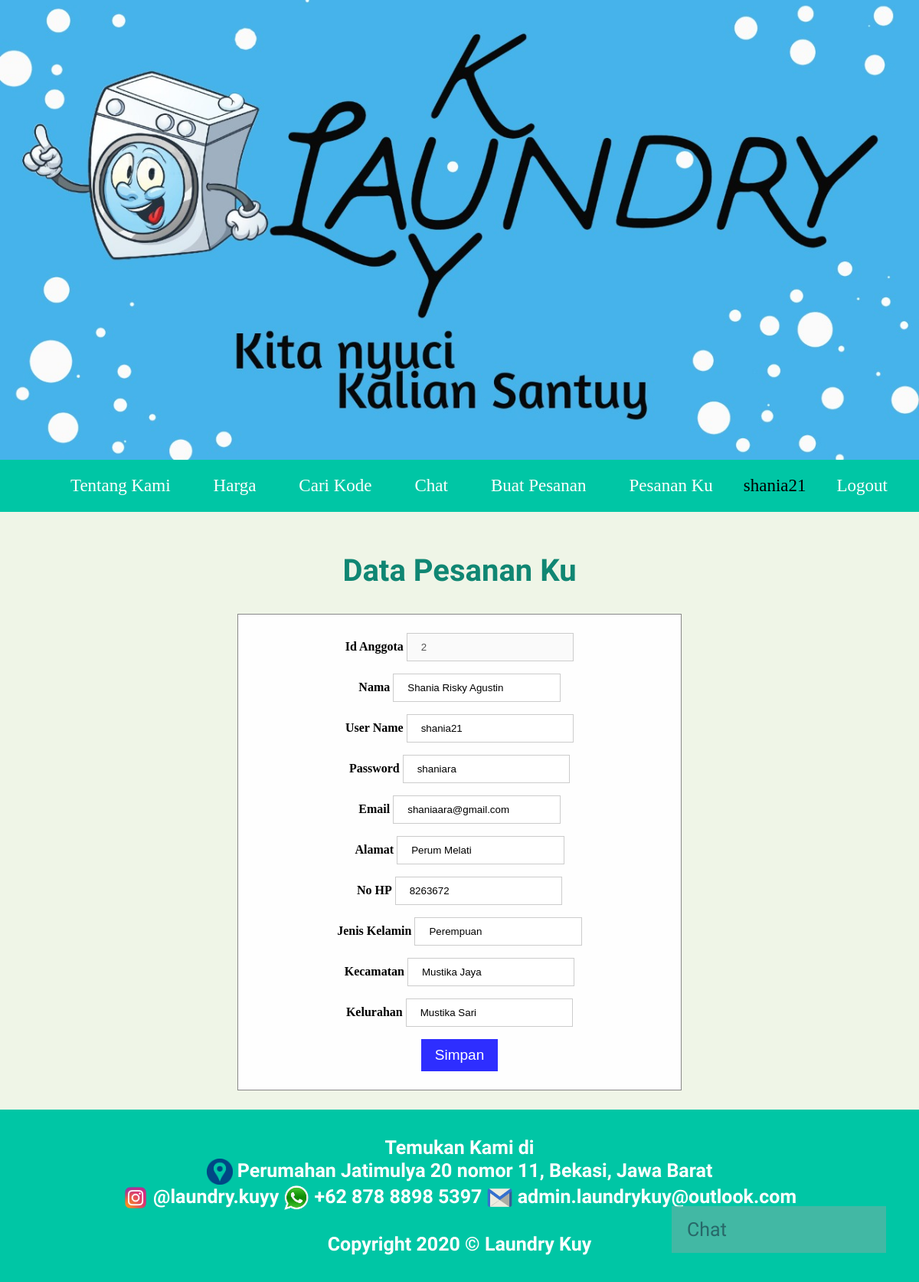
The app's page /dataku.php (signed in) with its own data.
### tables this page shows
CREATE TABLE `anggota` (
  `nama` varchar(250) NOT NULL,
  `uname` varchar(250) NOT NULL,
  `pass` varchar(250) NOT NULL,
  `alamat` varchar(200) NOT NULL,
  `jk` char(250) NOT NULL,
  `email` varchar(250) NOT NULL,
  `id_anggota` varchar(250) NOT NULL,
  `no_hp` varchar(250) NOT NULL,
  `kec` varchar(250) NOT NULL,
  `kel` varchar(250) NOT NULL
);

### rsa-func.php (called while the page is built, shortened)
<?php
$p = 97;
$q = 113;
$n = $p * $q;
$totient = ($p - 1) * ($q - 1);
$e = cari_e($totient);
$d = cari_d($e, $totient);
function gcd($e, $totient) {
    $y = $e;
    $x = $totient;
    while(bccomp($y, 0) != 0) {
        $w = $x % $y;
        $x = $y;
        $y = $w;
    }
return $x;
}
function cari_d($Ee, $Em) {
    $u1 = 1;
    $u2 = 0;
    $u3 = $Em;
    $v1 = 0;
    $v2 = 1;
    $v3 = $Ee;
    while ($v3 != 0) {
        $qq	= floor($u3 / $v3);
        $t1	= $u1	- ($qq * $v1);
        $t2	= $u2	- ($qq * $v2);
        $t3	= $u3	- ($qq * $v3);
        $u1	= $v1;
        $u2	= $v2;
        $u3	= $v3;
        $v1	= $t1;
        $v2	= $t2;
        $v3	= $t3;
    }
    $vv = $u2;
    if ($vv < 0) {
        $inverse = $vv + $Em;
    } else {
        $inverse = $vv;
    }
return $inverse;
}
function cari_e($totient) {
    $e = 3;
    if(bccomp(gcd($e, $totient), 1) != 0) {
        $e = 5;
    }
return $e;
}
function decode($encode, $d, $n) {
    $isiteks = "";
    $char = explode(" ", $encode);
    $jmlchar = count($char);
    for($i=0; $i<$jmlchar; $i++) {
        $code = bcpowmod($char[$i], $d, $n);
        while(bccomp($code, "0") != 0) {
            $ascii = $code % 256;
            $code = floor($code / 256);
            $isiteks .= chr($ascii);
        }
    }
return $isiteks;
}
?>

### dataku.php (the view, shortened to what this page needs)
<?php
    include('rsa-func.php');
?>
<!DOCTYPE html>
<html>
    <head>
        <link rel="stylesheet" href="aset/styles/styles.css">
        <link rel="stylesheet" href="aset/styles/chat.css">
        <link rel="stylesheet" href="aset/styles/login.css">
    </head>
    <body>
        <header>
            <div class="awalan">
            </div>
            <nav class="navigasi">
                <ul>
                    <li><a href="index_user.php#tentang-kami"> Tentang Kami </a></li>
                    <li><a href="index_user.php#harga"> Harga </a></li>
                    <li><a href="index_user.php#cari-kode"> Cari Kode </a> </li>
                    <li><a href="chat-bot.php"> Chat </a> </li>
                    <li> <a href="buat_pesanan.php"> Buat Pesanan </a> </li>
                    <li><a href="pesananku.php">Pesanan Ku</a></li>
                    <li><?php echo decode($_SESSION['uname'], $d, $n); ?></li>
                    <li> <a href="logout.php"> Logout </a> </li>
                </ul>
            </nav>
        </header>
        <main>
            <div id="konten">
                <h2> Data Pesanan Ku </h2>
                        <?php
                            $db = mysqli_connect("localhost", "root", "");
                            mysqli_select_db($db, 'laundrykuy');
                                $unm = $_SESSION['uname'];
                                $query = " select * from anggota where uname = '$unm'";
                                $query_run = mysqli_query($db, $query);
                                foreach($query_run as $row){
                                $did = decode($row["id_anggota"], $d, $n);
                                $dnm = decode($row["nama"], $d, $n);
                            ?>
                                <form class="modal-content animate" action="" method="POST">
                                  <div class="container animate">
                                    <label for="uname"> <b> Id Anggota </b> </label>
                                    <input type = "text" name = "eid_anggota" disabled value = "<?php echo $did; ?>">
                                    <br>
                                    <label for="uname"><b>Nama</b></label>
                                    <input type="text" name="enama" value="<?php echo $dnm; ?>">
                                    <br>
                                    <label for="uname"><b>User Name</b></label>
                                    <input type="text" name="euname" value="<?php echo decode($row["uname"], $d, $n); ?>">
                                    <br>
                                    <label for="uname"><b>Password</b></label>
                                    <input type="text" name="epass" value="<?php echo decode($row["pass"], $d, $n); ?>">
                                    <br>
                                    <label for="uname"><b>Email</b></label>
                                    <input type="text" value="<?php echo decode($row["email"], $d, $n); ?>" name="eemail">
                                    <br>
                                    <label for="uname"><b>Alamat</b></label>
                                    <input type="text" value="<?php echo decode($row["alamat"], $d, $n); ?>" name="ealamat" >
                                    <br>
                                    <label for="uname"><b>No HP</b></label>
                                    <input type="text" value="<?php echo decode($row["no_hp"], $d, $n); ?>" name="eno_hp" >
                                    <br>
                                    <label for="uname"><b>Jenis Kelamin</b></label>
                                    <input type="text" value="<?php echo decode($row["jk"], $d, $n); ?>" name="ejk" >
                                    <br>
                                    <label for="uname"><b>Kecamatan</b></label>
                                    <input type="text" value="<?php echo decode($row["kec"], $d, $n); ?>" name="ekec" >
                                    <br>
                                    <label for="uname"><b>Kelurahan</b></label>
                                    <input type="text" value="<?php echo decode($row["kel"], $d, $n); ?>" name="ekel">
                                    <br>
                                    <button type="submit" name="update_btn" class="editbtn">Simpan</button>
                                    <br>
                                    <?php
                                }
                                ?>
                                </form>
                                </div>
            <p class="open-button" onclick="openForm()">Chat </p>
        </main>
        <footer>
            <p> Temukan Kami di <br>
                <img src="aset/gambar/addres.png" width="3%"> Perumahan Jatimulya 20 nomor 11, Bekasi, Jawa Barat</img><br>
                <img src="aset/gambar/ig.png" width="3%"> @laundry.kuyy </img>
                <img src="aset/gambar/wa.png" width="3%"> +62 878 8898 5397 </img>
                <img src="aset/gambar/email.png" width="3%"> admin.laundrykuy@outlook.com </img> <br><br>
                 Copyright 2020 &copy; Laundry Kuy
            </p>
        </footer>
    </body>
</html>

### aset/styles/styles.css (style rules this page uses)
.awalan { font-size: 20px; padding: 300px; background-size: cover; background-position: center; background-repeat: no-repeat; background-image: url('header.jpeg'); }
header { display: inline; }
main { padding: 20px; overflow: auto; }
body { margin: 0px; padding: 0; background-color: #eff5e7; }
h2, h3 { text-align: center; color: #108673; font-size: 40px; font-family: 'Sofia'; }
p { margin: 15px; font-size: 25px; font-family: 'Gabriela'; }
nav { background-color: #00c6a5; padding: 5px; text-align: right; position: sticky; top: 0; }
nav a { font-size: 23px; font-weight: 400; text-decoration: none; color: white; padding: 14px 16px; }
nav li { display: inline-block; list-style-type: none; margin-right: 20px; }
li { font-size: 23px; }
#konten { float: center; }
* { box-sizing: border-box; }
footer { padding: 20px; color: white; background-color: #00c6a5; text-align: center; font-weight: bold; }
img { vertical-align: middle; object-position: center; }
.editbtn { color:white; cursor: pointer; background-color: rgb(46, 46, 255); display: inline-block; }

### aset/styles/chat.css (style rules this page uses)
.open-button { background-color: #53b4a4; color: rgb(50, 81, 90); padding: 16px 20px; border: none; cursor: pointer; opacity: 0.8; position: fixed; bottom: 23px; right: 28px; width: 280px; }

### aset/styles/login.css (style rules this page uses)
.container input[type=text], input[type=password] { width: 40%; padding: 10px 18px; margin: 8px 0; display: inline-block; border: 1px solid #ccc; box-sizing: border-box; }
button { background-color: #4CAF50; color: white; padding: 10px 18px; margin: 8px 0; border: none; cursor: pointer; font-size: 19px; }
.container { padding: 16px; text-align: center; }
.modal-content { background-color: #fefefe; margin: 5px auto; border: 1px solid #888; width: 50%; }
.animate { -webkit-animation: animatezoom 0.6s; animation: animatezoom 0.6s }

### records on screen
anggota: eid_anggota "2", enama "Shania Risky Agustin", euname "shania21", epass "shaniara", eemail "shaniaara@gmail.com", ealamat "Perum Melati", eno_hp "8263672", ejk "Perempuan", ekec "Mustika Jaya", ekel "Mustika Sari"

### other values on screen
decode($_SESSION['uname'], $d, $n) "shania21"
